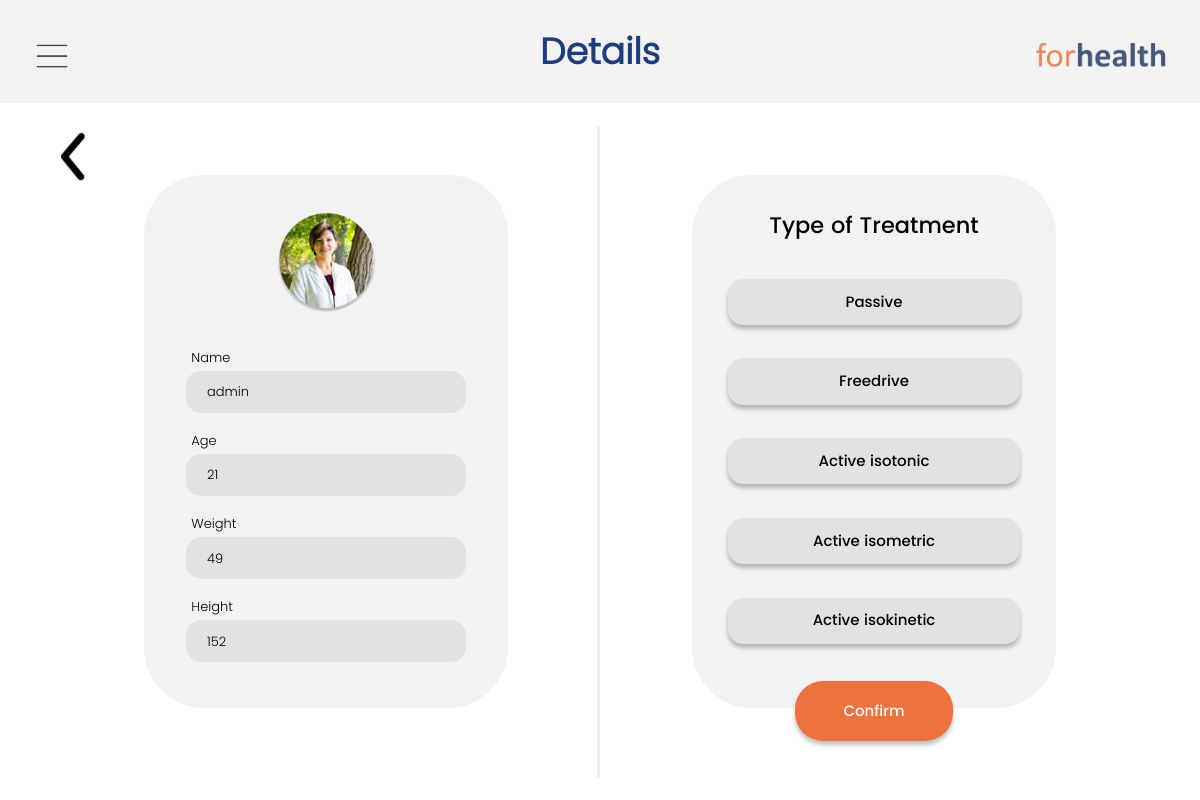
The page /details (signed in) on the database as committed earlier.
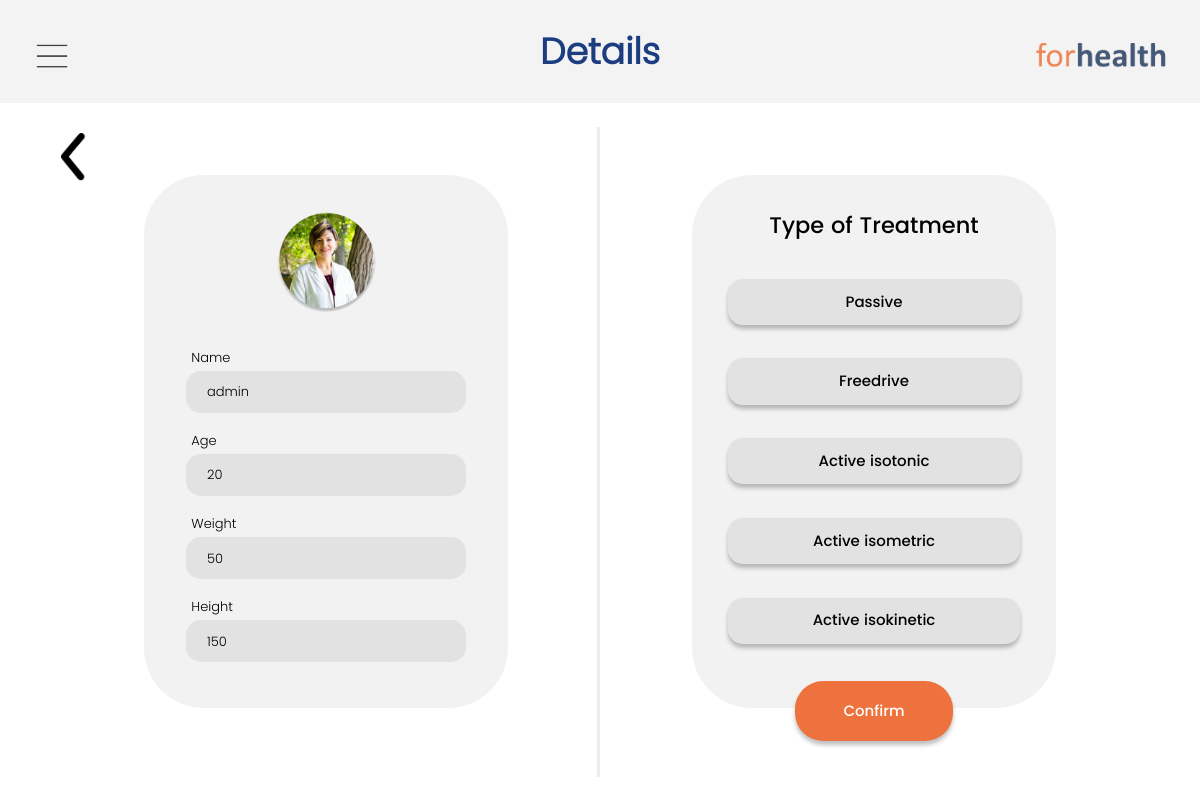
The same page on the database as committed later.
### tables this page shows
CREATE TABLE info1(name_user varchar(50),password_user varchar(50) ,email_user varchar(50) ,phone_user varchar(50) ,address_user varchar(50),uname varchar(50),uage varchar(50),uweight varchar(50),uheight varchar(50),selectbtn varchar(50),point1 int,point2 int,Resistance int,Rep int);

### main.py (the view, shortened to what this page needs)
@app.route('/details', methods=['GET', 'POST'])
def details():
    if session["username"] == session["username1"]:
        cursor.execute("select * from info1 WHERE name_user=(?)",
                       (session['username'],))
        dataform = cursor.fetchone()
        if dataform['uname'] is None:
            if request.method == 'POST':
                name = request.form["uname"]
                age = request.form["uage"]
                weight = request.form["uweight"]
                height = request.form["uheight"]
                selectbtn = request.form["selectbtn"]
                cursor.execute("UPDATE info1 SET uname=(?),uage=(?),uweight=(?),uheight=(?),selectbtn=(?) WHERE name_user=(?)", (
                    name, age, weight, height, selectbtn, dataform['name_user']))
                db.commit()
                return redirect(url_for("select"))
            else:
                return render_template("form.html")
        elif dataform['uname'] is not None:
            uname = dataform['uname']
            uage = dataform['uage']
            uweight = dataform['uweight']
            uheight = dataform['uheight']
            selectbtn = dataform['selectbtn']
            return render_template("form.html", uname=uname, uage=uage, uweight=uweight, uheight=uheight, selectbtn=selectbtn)
    else:
        return redirect(url_for("login"))

### templates/form.html (shortened to what this page needs)
<!DOCTYPE html>
<html>
<head>
  <link rel="stylesheet" type="text/css" href="{{ url_for('static', filename='css/form.css') }}">
  <link rel="stylesheet" href="{{ url_for('static', filename='css/bootstrap.min.css') }}">
  <link rel="stylesheet" href="{{ url_for('static', filename='css/w3.css') }}">
  <link rel="stylesheet" href="{{ url_for('static', filename='css/navbar.css') }}">
</head>
<body>
  <div class="navbar" style="padding-top: 1%; padding-left:3%; padding-bottom: 7.6%;">
    <div style="float: left; width: 25%; padding-top: 0.4%;">
      <span onclick="openNav()">
        <img src="{{ url_for('static', filename='images/drow.png') }}" alt="img" style="width: 11%;"></span>
    </div>
    <div style="float: left; width: 50%;">
      <center>
        <h6 class="lname">Details</h6>
      </center>
    </div>
    <div style="float: right; width: 25%; padding-top: 1%;">
      <img src="{{ url_for('static', filename='images/logo.png') }}" alt="img"
        style="width: 60%; margin-left: 40%;"></span>
    </div>
  </div>
  <div style="float: left; width: 25%; padding-top: 0.4%; position: absolute; left: 5%; top: 16%;">
    <a href="details">
      <span>
        <img src="{{ url_for('static', filename='images/back.png') }}" alt="img" style="width: 9.0%;"></span></a>
  </div>
  <form class="form1" method="post">
    <div class="first">
      <center>
        <img src="{{ url_for('static', filename='images/Profileimg.png') }}" alt="img" class="imgclass">
      </center>
      <p style="color:black; font-size: small; margin-left: 13%; margin-top: 10%; margin-bottom: 3.5%;">Name</p>
      <center>
        <input type="text" value="{{uname}}" class="textfield1"
          style="margin-top: -5%; background: rgba(196, 196, 196, 0.36);" name="uname" id="iname" placeholder="Name"
          required>
      </center>
      <p style="color:black; font-size: small; margin-left: 13%; margin-bottom: 3.5%; margin-top: 5%;">Age</p>
      <center>
        <input type="number" value="{{uage}}" class="textfield1"
          style="margin-top: -5%; background: rgba(196, 196, 196, 0.36);" name="uage" id="iage" placeholder="Age (year)"
          required>
      </center>
      <p style="color:black; font-size: small; margin-left: 13%; margin-bottom: 3.5%;margin-top: 5%;">Weight</p>
      <center>
        <input type="number" class="textfield1" style="margin-top: -5%; background: rgba(196, 196, 196, 0.36);"
          name="uweight" value="{{uweight}}" id="iweight" placeholder="Weight (kg)" required>
      </center>
      <p style="color:black; font-size: small;margin-left: 13%; margin-bottom: 3.5%;margin-top: 5%;">Height</p>
      <center>
        <input type="number" class="textfield1" style=" margin-top: -5%; background: rgba(196, 196, 196, 0.36);"
          name="uheight" value="{{uheight}}" id="iheight" placeholder="Height (cm)" required>
      </center>
    </div>
    <div class="vl"></div>
    <div class="second">
      <h1 class="sdetails" style="font-family: Poppinsdark; margin-top: 10%;font-size: 150%;">Type of Treatment</h1>
      <center>
        <div style="margin: auto; margin-top: 5%;">
          <button id="btn1" type="button" onclick="passive()" name="button" value="Passive" class="button1"
            style="margin-top: 6%;">Passive</button>
          <br>
          <br>
          <button type="button" onclick="passive1()" id="btn2" class="button1">Freedrive</button>
          <br>
          <br>
          <button type="button" onclick="passive2()" id="btn3" class="button1">Active isotonic</button>
          <br>
          <br>
          <button type="button" onclick="passive3()" id="btn4" class="button1">Active isometric</button>
          <br>
          <br>
          <button type="button" onclick="passive4()" id="btn5" class="button1">Active isokinetic</button>
          <br>
          <br>
      </center>
      <div style="margin-top: 4%;">
        <div>
          <center>
            <button class="confirm">Confirm</button>
          </center>
        </div>
      </div>
    </div>
  </form>
</body>
</html>

### static/css/form.css (style rules this page uses)
.lname { width: 105px; height: 48px; margin-left: 3%; font-family: Poppins; font-style: normal; font-weight: 500; font-size: 36px; line-height: 54px; font-weight: bold; color: #042A73; }
.first { float: left; background: #BCBCBC33; color: black; width: 364px; height: 533px; border-radius: 60px; margin-top: 6%; margin-left: 12%; }
.second { float: right; background: #BCBCBC33; color: black; width: 364px; height: 533px; border-radius: 60px; margin-top: 6%; margin-right: 12%; }
.sdetails { margin:auto; text-align:center; }
.button1 { width: 292.76px; height: 46.33px; left: 716.04px; top: 256px; font-family: Poppinsdark; background: rgba(196, 196, 196, 0.36); box-shadow: 0px 4px 4px rgba(0, 0, 0, 0.25); border-radius: 15px; border-color: #BCBCBC33; border: 0px; margin-top: 3%; }
.confirm { width: 157.61px; height: 60.21px; background: #EE723D; font-family: Poppinsdark; border-radius: 28px; border-color:#ff7337; border: 0px; box-shadow: 0px 4px 4px rgba(0, 0, 0, 0.25); color: white; }
.imgclass { width:100px; height:100px; border-radius:50%; margin-top: 10%; }
.textfield1 { border-radius: 15px; border: 2px; padding: 21px; width: 280px; height: 15px; font-size: 13px; }
.vl { border-left: 3px solid rgba(163, 163, 163, 0.2);; height: 650px; position: absolute; left: 50%; margin-left: -3px; margin-top: 2%; }
* { font-family: Poppins; }

### static/css/w3.css (style rules this page uses)
html { box-sizing:border-box }
*,*:before,*:after { box-sizing:inherit }
html { -ms-text-size-adjust:100%;-webkit-text-size-adjust:100% }
body { margin:0 }
a { background-color:transparent }
img { border-style:none }
button,input,select,textarea,optgroup { font:inherit;margin:0 }
button,input { overflow:visible }
button,select { text-transform:none }
button,[type=button],[type=reset],[type=submit] { -webkit-appearance:button }
html,body { font-family:Verdana,sans-serif;font-size:15px;line-height:1.5 }
html { overflow-x:hidden }
h1 { font-size:36px }
h6 { font-size:16px }
h1,h2,h3,h4,h5,h6 { font-family:"Segoe UI",Arial,sans-serif;font-weight:400;margin:10px 0 }
img { vertical-align:middle }
a { color:inherit }

### static/css/navbar.css (style rules this page uses)
.navbar { height:70px; background: #BCBCBC33; color:black; opacity: 0.9; box-sizing: border-box; padding: 1%; }
.lname { position: absolute; width: 105px; height: 48px; left: 42%; top: 15px; font-family: Poppins; font-style: normal; font-weight: 500; font-size: 36px; line-height: 54px; font-weight: bold; color: #042A73; }

Rows that differ between the two databases and show on the page:
changed info1 "admin": uage "21" → "20"; uweight "49" → "50"; uheight "152" → "150"
